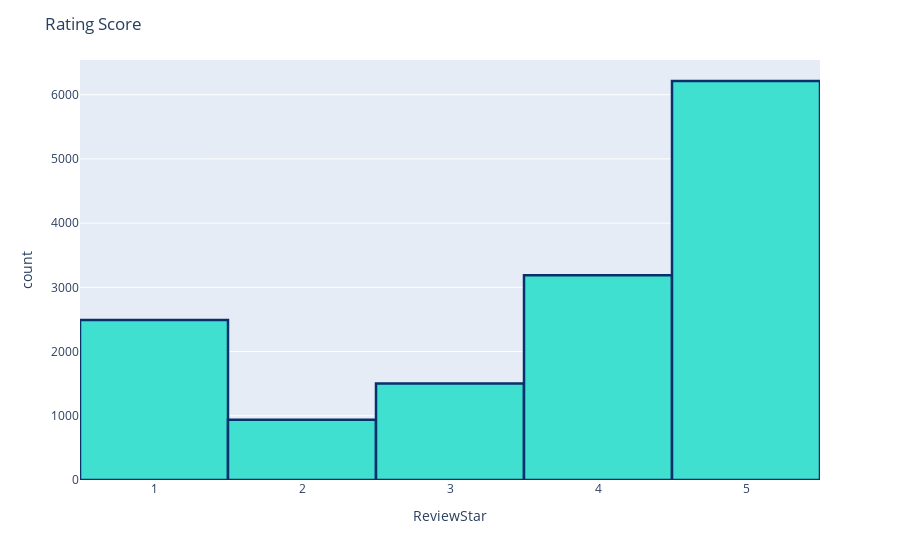

Write notebook code for a chart like this one.
### Code cell
fig=px.histogram(df,x='ReviewStar')
fig.update_traces(marker_color='turquoise',marker_line_color='rgb(8,49,107)',marker_line_width=2.5)
fig.update_layout(title_text='Rating Score')
fig.show()

### Figure 1 — Plotly figure (JSON) as saved in the notebook; plotly's stock layout.template omitted (floating-point values rounded to 4 significant figures; data arrays with more than 128 entries replaced by an {"elided": "..."} marker saying what was removed)
{"data": [{"alignmentgroup": "True", "bingroup": "x", "hovertemplate": "ReviewStar=%{x}<br>count=%{y}<extra></extra>", "legendgroup": "", "marker": {"color": "turquoise", "line": {"color": "rgb(8,49,107)", "width": 2.5}}, "name": "", "offsetgroup": "", "orientation": "v", "showlegend": false, "type": "histogram", "x": {"elided": "14337 int values"}, "xaxis": "x", "yaxis": "y"}], "layout": {"barmode": "relative", "legend": {"tracegroupgap": 0}, "margin": {"t": 60}, "title": {"text": "Rating Score"}, "xaxis": {"anchor": "y", "domain": [0, 1], "title": {"text": "ReviewStar"}}, "yaxis": {"anchor": "x", "domain": [0, 1], "title": {"text": "count"}}}}
